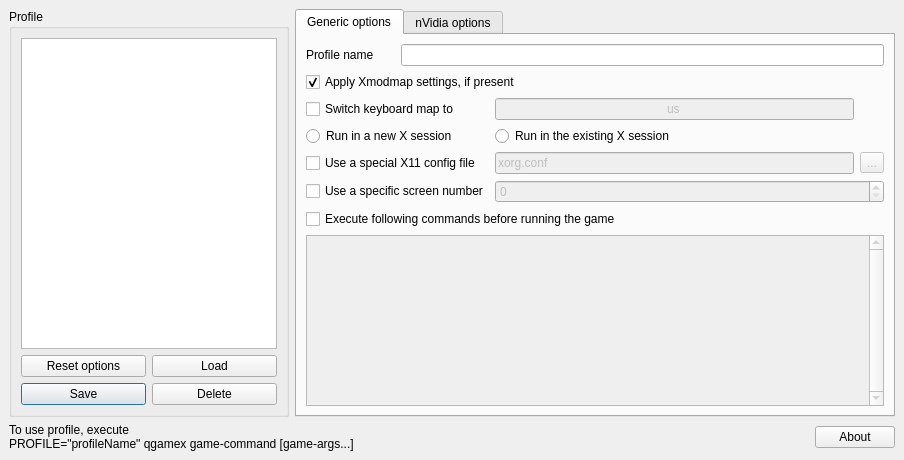
<ui version="4.0" >
 <class>MainForm</class>
 <widget class="QDialog" name="MainForm" >
  <property name="geometry" >
   <rect>
    <x>0</x>
    <y>0</y>
    <width>904</width>
    <height>460</height>
   </rect>
  </property>
  <property name="windowTitle" >
   <string>QGameX - Linux gamer's utility</string>
  </property>
  <layout class="QGridLayout" >
   <property name="margin" >
    <number>9</number>
   </property>
   <property name="spacing" >
    <number>6</number>
   </property>
   <item row="0" column="1" >
    <widget class="QTabWidget" name="tabWidget" >
     <property name="currentIndex" >
      <number>0</number>
     </property>
     <widget class="QWidget" name="tab" >
      <attribute name="title" >
       <string>Generic options</string>
      </attribute>
      <layout class="QGridLayout" >
       <property name="margin" >
        <number>9</number>
       </property>
       <property name="spacing" >
        <number>6</number>
       </property>
       <item row="0" column="0" >
        <layout class="QGridLayout" >
         <property name="margin" >
          <number>0</number>
         </property>
         <property name="spacing" >
          <number>6</number>
         </property>
         <item row="7" column="0" colspan="4" >
          <widget class="QTextEdit" name="textXinit" >
           <property name="enabled" >
            <bool>false</bool>
           </property>
           <property name="verticalScrollBarPolicy" >
            <enum>Qt::ScrollBarAlwaysOn</enum>
           </property>
           <property name="lineWrapMode" >
            <enum>QTextEdit::NoWrap</enum>
           </property>
           <property name="acceptRichText" >
            <bool>false</bool>
           </property>
          </widget>
         </item>
         <item row="2" column="0" colspan="2" >
          <widget class="QCheckBox" name="checkKeymap" >
           <property name="text" >
            <string>Switch keyboard map to</string>
           </property>
          </widget>
         </item>
         <item row="6" column="0" colspan="4" >
          <widget class="QCheckBox" name="checkXinit" >
           <property name="text" >
            <string>Execute following commands before running the game</string>
           </property>
          </widget>
         </item>
         <item row="5" column="0" colspan="2" >
          <widget class="QCheckBox" name="checkScreen" >
           <property name="text" >
            <string>Use a specific screen number</string>
           </property>
          </widget>
         </item>
         <item row="4" column="0" colspan="2" >
          <widget class="QCheckBox" name="checkXConf" >
           <property name="text" >
            <string>Use a special X11 config file</string>
           </property>
          </widget>
         </item>
         <item row="0" column="1" colspan="3" >
          <widget class="QLineEdit" name="lineName" />
         </item>
         <item row="4" column="2" >
          <widget class="QLineEdit" name="lineXConf" >
           <property name="enabled" >
            <bool>false</bool>
           </property>
           <property name="text" >
            <string>xorg.conf</string>
           </property>
           <property name="readOnly" >
            <bool>true</bool>
           </property>
          </widget>
         </item>
         <item row="1" column="0" colspan="4" >
          <widget class="QCheckBox" name="checkXmodmap" >
           <property name="text" >
            <string>Apply Xmodmap settings, if present</string>
           </property>
           <property name="checked" >
            <bool>true</bool>
           </property>
          </widget>
         </item>
         <item row="4" column="3" >
          <widget class="QToolButton" name="toolXConf" >
           <property name="enabled" >
            <bool>false</bool>
           </property>
           <property name="text" >
            <string>...</string>
           </property>
          </widget>
         </item>
         <item row="2" column="2" >
          <widget class="QLineEdit" name="lineKeymap" >
           <property name="enabled" >
            <bool>false</bool>
           </property>
           <property name="text" >
            <string>us</string>
           </property>
           <property name="alignment" >
            <set>Qt::AlignHCenter</set>
           </property>
          </widget>
         </item>
         <item row="0" column="0" >
          <widget class="QLabel" name="label_7" >
           <property name="text" >
            <string>Profile name</string>
           </property>
          </widget>
         </item>
         <item row="5" column="2" colspan="2" >
          <widget class="QSpinBox" name="spinScreen" >
           <property name="enabled" >
            <bool>false</bool>
           </property>
          </widget>
         </item>
         <item row="3" column="0" colspan="2" >
          <widget class="QRadioButton" name="radioRunType1" >
           <property name="text" >
            <string>Run in a new X session</string>
           </property>
          </widget>
         </item>
         <item row="3" column="2" colspan="2" >
          <widget class="QRadioButton" name="radioRunType2" >
           <property name="text" >
            <string>Run in the existing X session</string>
           </property>
          </widget>
         </item>
        </layout>
       </item>
      </layout>
     </widget>
     <widget class="QWidget" name="tab_2" >
      <attribute name="title" >
       <string>nVidia options</string>
      </attribute>
      <layout class="QGridLayout" >
       <property name="margin" >
        <number>9</number>
       </property>
       <property name="spacing" >
        <number>6</number>
       </property>
       <item row="0" column="0" >
        <layout class="QGridLayout" >
         <property name="margin" >
          <number>0</number>
         </property>
         <property name="spacing" >
          <number>6</number>
         </property>
         <item row="4" column="0" >
          <widget class="QLabel" name="label_4" >
           <property name="text" >
            <string>Sync to vblank</string>
           </property>
          </widget>
         </item>
         <item row="3" column="1" colspan="2" >
          <widget class="QComboBox" name="comboAniso" />
         </item>
         <item row="3" column="0" >
          <widget class="QLabel" name="label_3" >
           <property name="text" >
            <string>Aniso mode</string>
           </property>
          </widget>
         </item>
         <item row="6" column="2" >
          <widget class="QComboBox" name="comboDoom3" >
           <property name="toolTip" >
            <string>Enable the Doom3 mode when running
a Doom 3-based game on a SLI/MultiGPU
system for a significant performance gain
(driver will switch to the AFR mode).</string>
           </property>
          </widget>
         </item>
         <item row="5" column="2" >
          <widget class="QLineEdit" name="lineSync" >
           <property name="enabled" >
            <bool>false</bool>
           </property>
          </widget>
         </item>
         <item row="6" column="0" colspan="2" >
          <widget class="QLabel" name="label_5" >
           <property name="text" >
            <string>Doom3 SLI/MultiGPU mode</string>
           </property>
          </widget>
         </item>
         <item row="4" column="1" colspan="2" >
          <widget class="QComboBox" name="comboVblank" />
         </item>
         <item row="2" column="0" >
          <widget class="QLabel" name="label_2" >
           <property name="text" >
            <string>FSAA mode</string>
           </property>
          </widget>
         </item>
         <item row="2" column="1" colspan="2" >
          <widget class="QComboBox" name="comboFSAA" />
         </item>
         <item row="5" column="0" colspan="2" >
          <widget class="QCheckBox" name="checkSync" >
           <property name="toolTip" >
            <string>Enabling this option makes sense
only if sync to vblank is enabled.</string>
           </property>
           <property name="text" >
            <string>Vblank sync to display device</string>
           </property>
          </widget>
         </item>
         <item row="0" column="0" >
          <widget class="QLabel" name="label_8" >
           <property name="text" >
            <string>&lt;b>GPU type&lt;/b></string>
           </property>
          </widget>
         </item>
         <item row="0" column="1" colspan="2" >
          <widget class="QComboBox" name="comboGpuType" >
           <property name="toolTip" >
            <string>Choose your GPU type to
enable appropriate options.</string>
           </property>
          </widget>
         </item>
         <item row="1" column="0" colspan="3" >
          <widget class="Line" name="line" >
           <property name="orientation" >
            <enum>Qt::Horizontal</enum>
           </property>
          </widget>
         </item>
         <item rowspan="4" row="7" column="0" colspan="3" >
          <spacer>
           <property name="orientation" >
            <enum>Qt::Vertical</enum>
           </property>
           <property name="sizeHint" >
            <size>
             <width>20</width>
             <height>40</height>
            </size>
           </property>
          </spacer>
         </item>
        </layout>
       </item>
      </layout>
     </widget>
    </widget>
   </item>
   <item row="0" column="0" >
    <widget class="QGroupBox" name="groupBox" >
     <property name="title" >
      <string>Profile</string>
     </property>
     <layout class="QGridLayout" >
      <property name="margin" >
       <number>9</number>
      </property>
      <property name="spacing" >
       <number>6</number>
      </property>
      <item row="0" column="0" >
       <layout class="QGridLayout" >
        <property name="margin" >
         <number>0</number>
        </property>
        <property name="spacing" >
         <number>6</number>
        </property>
        <item row="0" column="0" colspan="2" >
         <widget class="QListWidget" name="listProfiles" />
        </item>
        <item row="2" column="0" >
         <widget class="QPushButton" name="pushSave" >
          <property name="text" >
           <string>Save</string>
          </property>
          <property name="default" >
           <bool>true</bool>
          </property>
         </widget>
        </item>
        <item row="2" column="1" >
         <widget class="QPushButton" name="pushDelete" >
          <property name="text" >
           <string>Delete</string>
          </property>
         </widget>
        </item>
        <item row="1" column="0" >
         <widget class="QPushButton" name="pushNew" >
          <property name="text" >
           <string>Reset options</string>
          </property>
         </widget>
        </item>
        <item row="1" column="1" >
         <widget class="QPushButton" name="pushLoad" >
          <property name="text" >
           <string>Load</string>
          </property>
         </widget>
        </item>
       </layout>
      </item>
     </layout>
    </widget>
   </item>
   <item row="1" column="0" colspan="2" >
    <layout class="QHBoxLayout" >
     <property name="margin" >
      <number>0</number>
     </property>
     <property name="spacing" >
      <number>6</number>
     </property>
     <item>
      <widget class="QLabel" name="label" >
       <property name="text" >
        <string>To use profile, execute&lt;br>PROFILE="profileName" qgamex game-command [game-args...]</string>
       </property>
       <property name="textFormat" >
        <enum>Qt::RichText</enum>
       </property>
      </widget>
     </item>
     <item>
      <spacer>
       <property name="orientation" >
        <enum>Qt::Horizontal</enum>
       </property>
       <property name="sizeHint" >
        <size>
         <width>211</width>
         <height>20</height>
        </size>
       </property>
      </spacer>
     </item>
     <item>
      <widget class="QPushButton" name="pushAbout" >
       <property name="text" >
        <string>About</string>
       </property>
      </widget>
     </item>
    </layout>
   </item>
  </layout>
 </widget>
 <resources/>
 <connections/>
</ui>
